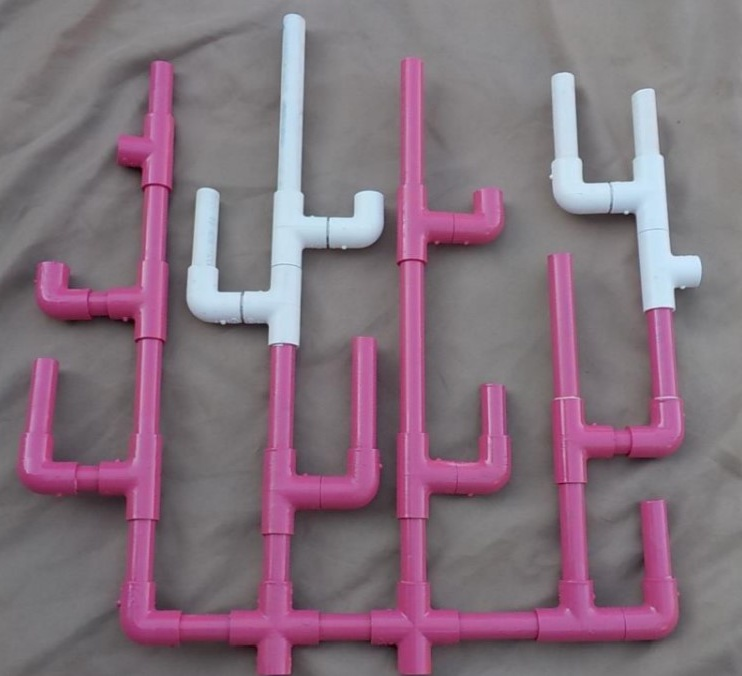
#> input picture misc/template_matching/coral_past_flip.jpg, 742 x 676 px
$ python multiple_match.py
#> lines starting #> are read from the running program, lines starting #| are printed output that depends on the picture; after the words box and inside, x2 and y2 are one past the last pixel; in counts of white or black regions, pixels touching at a corner belong together
import cv2
import numpy as np
from matplotlib import pyplot as plt

img_bgr = cv2.imread('coral_past_flip.jpg', cv2.IMREAD_UNCHANGED)
#> img_bgr is the input picture: shape (676, 742, 3); mean B, G, R 125.2, 112.4, 132.3
img_gray = cv2.cvtColor(img_bgr, cv2.COLOR_BGR2GRAY)
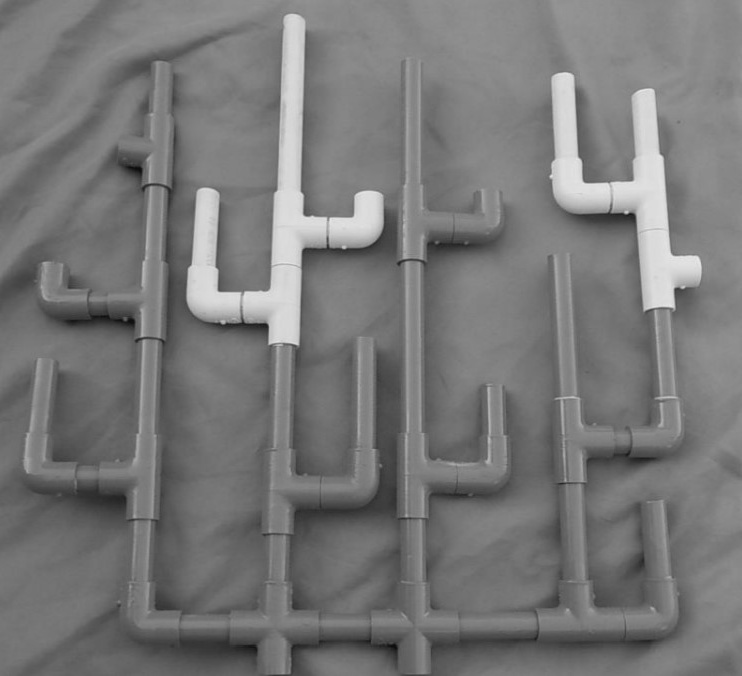
#> img_gray: shape (676, 742); min 12, max 232, mean 119.8
template = cv2.imread('intersection_pink_right.jpg', cv2.IMREAD_GRAYSCALE)
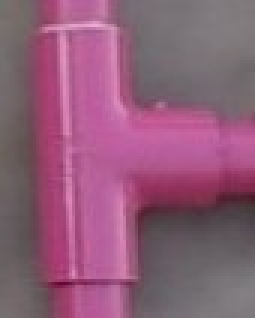
#> input picture misc/template_matching/intersection_pink_right.jpg, 85 x 106 px (shown 3 times larger)
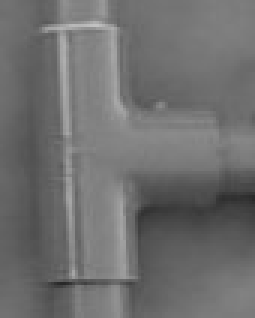
#> template: shape (106, 85) (shown 3 times larger); min 40, max 194, mean 110.6
if img_gray is None or template is None:
    print("ERROR: Failed to read image")
    exit()

w, h = template.shape[::-1]
#> w = 85; h = 106

res = cv2.matchTemplate(img_gray,template,cv2.TM_CCOEFF_NORMED)
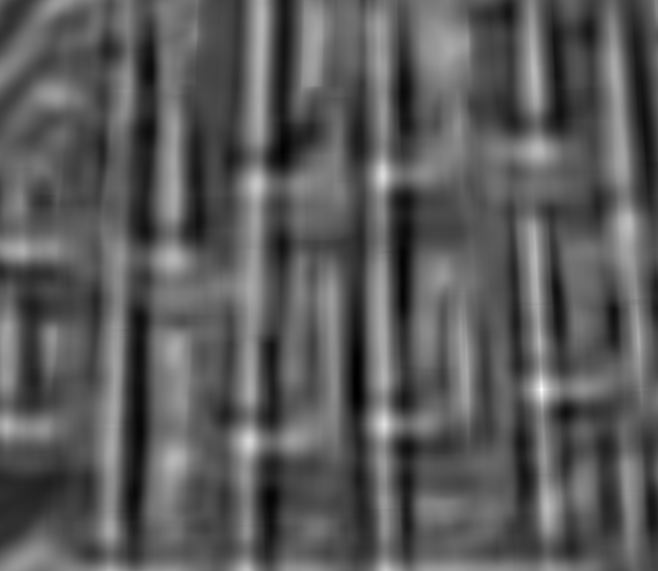
#> res: shape (571, 658) float32; min -0.515, max 0.998, mean 0.0264; drawn with min black and max white
threshold = 0.8
loc = np.where( res >= threshold)
#> loc = 46 positions, rows 383 to 425, columns 383 to 543
for pt in zip(*loc[::-1]):
    cv2.rectangle(img_bgr, pt, (pt[0] + w, pt[1] + h), (0,0,255), 2)
#> this loop made 46 passes
#> pt on passes 1 to 12: (540, 383), (541, 383), (540, 384), (541, 384), (540, 385), (541, 385), (542, 385), (540, 386), (541, 386), (542, 386), (539, 387), (540, 387)
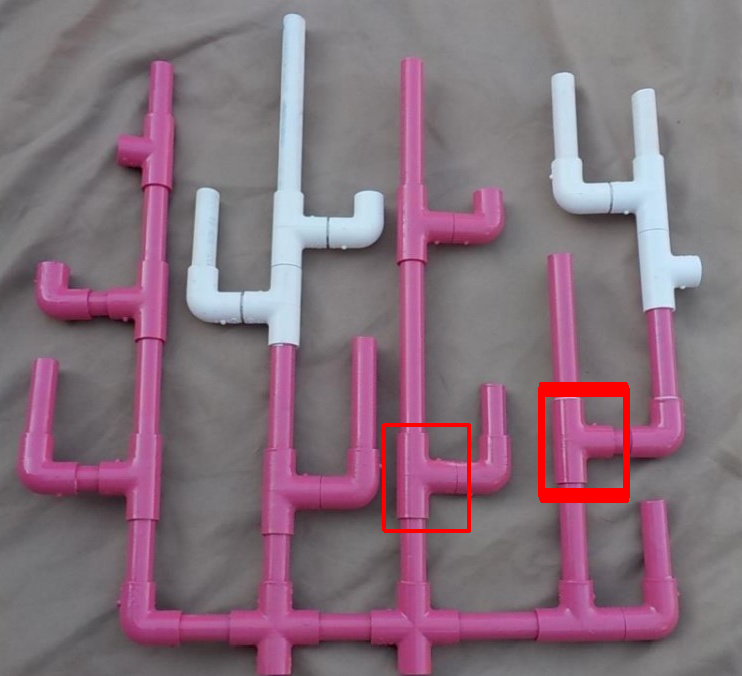
#> img_bgr: shape (676, 742, 3); 1.1% of pixels changed, all inside (x1, y1, x2, y2) = (382, 382, 630, 533)

cv2.imshow("pink_right1.png", template)
cv2.imshow('res.png',img_bgr)
cv2.waitKey(0)
